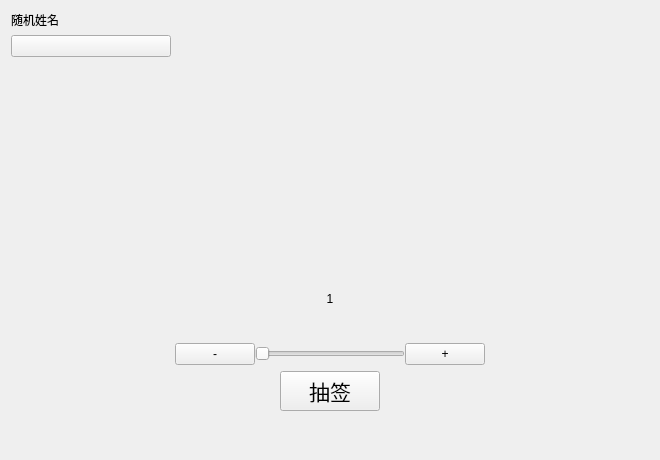
<?xml version="1.0" encoding="UTF-8"?>
<ui version="4.0">
 <class>chouqian1</class>
 <widget class="QWidget" name="chouqian1">
  <property name="geometry">
   <rect>
    <x>0</x>
    <y>0</y>
    <width>660</width>
    <height>460</height>
   </rect>
  </property>
  <property name="sizePolicy">
   <sizepolicy hsizetype="Fixed" vsizetype="Preferred">
    <horstretch>0</horstretch>
    <verstretch>0</verstretch>
   </sizepolicy>
  </property>
  <property name="windowTitle">
   <string>Form</string>
  </property>
  <layout class="QVBoxLayout" name="verticalLayout">
   <item alignment="Qt::AlignLeft">
    <widget class="TitleLabel" name="TitleLabel">
     <property name="sizePolicy">
      <sizepolicy hsizetype="Fixed" vsizetype="Fixed">
       <horstretch>0</horstretch>
       <verstretch>0</verstretch>
      </sizepolicy>
     </property>
     <property name="text">
      <string>随机姓名</string>
     </property>
    </widget>
   </item>
   <item>
    <widget class="ComboBox" name="ComboBox">
     <property name="sizePolicy">
      <sizepolicy hsizetype="Maximum" vsizetype="Fixed">
       <horstretch>0</horstretch>
       <verstretch>0</verstretch>
      </sizepolicy>
     </property>
     <property name="minimumSize">
      <size>
       <width>160</width>
       <height>0</height>
      </size>
     </property>
     <property name="layoutDirection">
      <enum>Qt::LeftToRight</enum>
     </property>
    </widget>
   </item>
   <item>
    <widget class="QTextEdit" name="chouqian_textEdit">
     <property name="sizePolicy">
      <sizepolicy hsizetype="Preferred" vsizetype="Fixed">
       <horstretch>0</horstretch>
       <verstretch>0</verstretch>
      </sizepolicy>
     </property>
     <property name="minimumSize">
      <size>
       <width>0</width>
       <height>0</height>
      </size>
     </property>
     <property name="styleSheet">
      <string notr="true">QTextEdit {
     background-color: transparent;
     border: none;
	font-size: 30px;
	text-align: center;
}</string>
     </property>
     <property name="frameShape">
      <enum>QFrame::NoFrame</enum>
     </property>
     <property name="frameShadow">
      <enum>QFrame::Plain</enum>
     </property>
     <property name="readOnly">
      <bool>true</bool>
     </property>
     <property name="html">
      <string>&lt;!DOCTYPE HTML PUBLIC &quot;-//W3C//DTD HTML 4.0//EN&quot; &quot;http://www.w3.org/TR/REC-html40/strict.dtd&quot;&gt;
&lt;html&gt;&lt;head&gt;&lt;meta name=&quot;qrichtext&quot; content=&quot;1&quot; /&gt;&lt;meta charset=&quot;utf-8&quot; /&gt;&lt;style type=&quot;text/css&quot;&gt;
p, li { white-space: pre-wrap; }
hr { height: 1px; border-width: 0; }
li.unchecked::marker { content: &quot;\2610&quot;; }
li.checked::marker { content: &quot;\2612&quot;; }
&lt;/style&gt;&lt;/head&gt;&lt;body style=&quot; font-family:'Microsoft YaHei UI'; font-size:30px; font-weight:400; font-style:normal;&quot;&gt;
&lt;p style=&quot;-qt-paragraph-type:empty; margin-top:0px; margin-bottom:0px; margin-left:0px; margin-right:0px; -qt-block-indent:0; text-indent:0px;&quot;&gt;&lt;br /&gt;&lt;/p&gt;&lt;/body&gt;&lt;/html&gt;</string>
     </property>
     <property name="textInteractionFlags">
      <set>Qt::NoTextInteraction</set>
     </property>
    </widget>
   </item>
   <item>
    <widget class="CaptionLabel" name="CaptionLabel">
     <property name="sizePolicy">
      <sizepolicy hsizetype="Minimum" vsizetype="Minimum">
       <horstretch>0</horstretch>
       <verstretch>0</verstretch>
      </sizepolicy>
     </property>
     <property name="text">
      <string>1</string>
     </property>
     <property name="alignment">
      <set>Qt::AlignCenter</set>
     </property>
    </widget>
   </item>
   <item>
    <layout class="QHBoxLayout" name="horizontalLayout_3">
     <property name="spacing">
      <number>0</number>
     </property>
     <property name="sizeConstraint">
      <enum>QLayout::SetDefaultConstraint</enum>
     </property>
     <property name="topMargin">
      <number>0</number>
     </property>
     <property name="bottomMargin">
      <number>0</number>
     </property>
     <item>
      <spacer name="horizontalSpacer">
       <property name="orientation">
        <enum>Qt::Horizontal</enum>
       </property>
       <property name="sizeHint" stdset="0">
        <size>
         <width>40</width>
         <height>20</height>
        </size>
       </property>
      </spacer>
     </item>
     <item>
      <widget class="PillPushButton" name="PillPushButton">
       <property name="sizePolicy">
        <sizepolicy hsizetype="Fixed" vsizetype="Fixed">
         <horstretch>0</horstretch>
         <verstretch>0</verstretch>
        </sizepolicy>
       </property>
       <property name="text">
        <string>-</string>
       </property>
      </widget>
     </item>
     <item>
      <widget class="Slider" name="Slider">
       <property name="sizePolicy">
        <sizepolicy hsizetype="Fixed" vsizetype="Fixed">
         <horstretch>0</horstretch>
         <verstretch>0</verstretch>
        </sizepolicy>
       </property>
       <property name="minimumSize">
        <size>
         <width>150</width>
         <height>0</height>
        </size>
       </property>
       <property name="orientation">
        <enum>Qt::Horizontal</enum>
       </property>
      </widget>
     </item>
     <item>
      <widget class="PillPushButton" name="PillPushButton_2">
       <property name="sizePolicy">
        <sizepolicy hsizetype="Fixed" vsizetype="Fixed">
         <horstretch>0</horstretch>
         <verstretch>0</verstretch>
        </sizepolicy>
       </property>
       <property name="text">
        <string>+</string>
       </property>
      </widget>
     </item>
     <item>
      <spacer name="horizontalSpacer_2">
       <property name="orientation">
        <enum>Qt::Horizontal</enum>
       </property>
       <property name="sizeHint" stdset="0">
        <size>
         <width>40</width>
         <height>20</height>
        </size>
       </property>
      </spacer>
     </item>
    </layout>
   </item>
   <item alignment="Qt::AlignHCenter">
    <widget class="PushButton" name="PushButton">
     <property name="sizePolicy">
      <sizepolicy hsizetype="Fixed" vsizetype="Fixed">
       <horstretch>0</horstretch>
       <verstretch>0</verstretch>
      </sizepolicy>
     </property>
     <property name="minimumSize">
      <size>
       <width>100</width>
       <height>0</height>
      </size>
     </property>
     <property name="font">
      <font>
       <family>Segoe UI</family>
       <pointsize>16</pointsize>
       <bold>false</bold>
      </font>
     </property>
     <property name="text">
      <string>抽签</string>
     </property>
    </widget>
   </item>
   <item>
    <spacer name="verticalSpacer">
     <property name="orientation">
      <enum>Qt::Vertical</enum>
     </property>
     <property name="sizeType">
      <enum>QSizePolicy::Maximum</enum>
     </property>
     <property name="sizeHint" stdset="0">
      <size>
       <width>0</width>
       <height>38</height>
      </size>
     </property>
    </spacer>
   </item>
  </layout>
 </widget>
 <customwidgets>
  <customwidget>
   <class>ComboBox</class>
   <extends>QPushButton</extends>
   <header>qfluentwidgets</header>
  </customwidget>
  <customwidget>
   <class>PushButton</class>
   <extends>QPushButton</extends>
   <header>qfluentwidgets</header>
  </customwidget>
  <customwidget>
   <class>PillPushButton</class>
   <extends>ToggleButton</extends>
   <header>qfluentwidgets</header>
  </customwidget>
  <customwidget>
   <class>ToggleButton</class>
   <extends>PushButton</extends>
   <header>qfluentwidgets</header>
  </customwidget>
  <customwidget>
   <class>Slider</class>
   <extends>QSlider</extends>
   <header>qfluentwidgets</header>
  </customwidget>
  <customwidget>
   <class>CaptionLabel</class>
   <extends>QLabel</extends>
   <header>qfluentwidgets</header>
  </customwidget>
  <customwidget>
   <class>TitleLabel</class>
   <extends>QLabel</extends>
   <header>qfluentwidgets</header>
  </customwidget>
 </customwidgets>
 <resources/>
 <connections/>
</ui>
